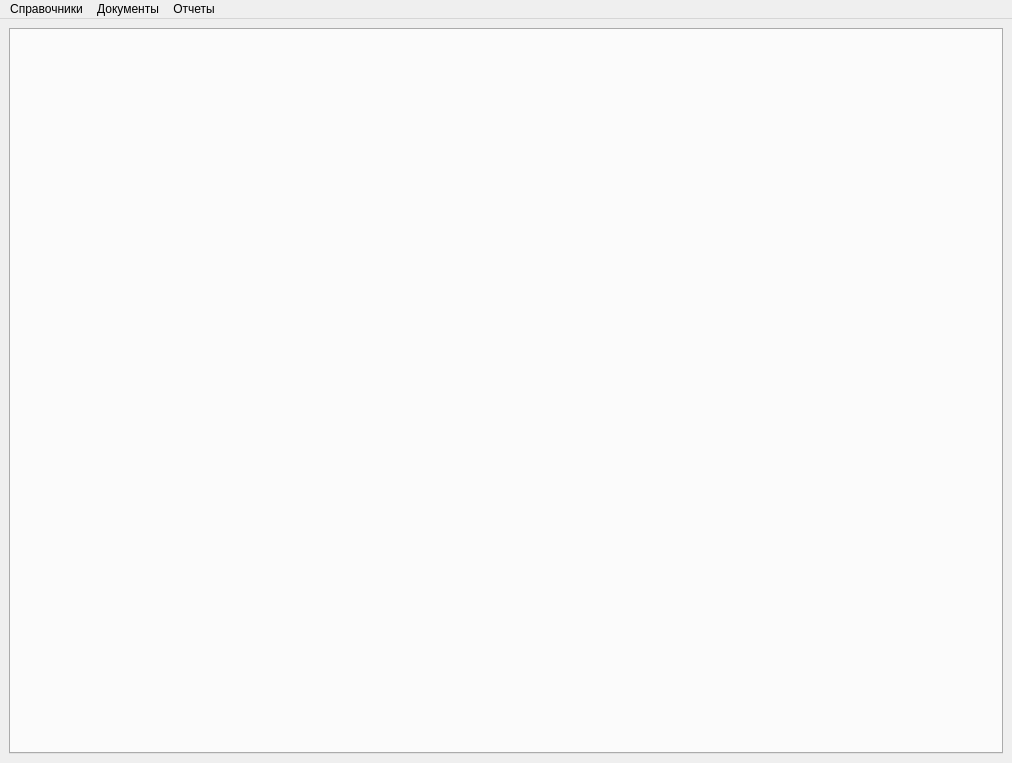
<?xml version="1.0" encoding="UTF-8"?>
<ui version="4.0">
 <class>MainWindow</class>
 <widget class="QMainWindow" name="MainWindow">
  <property name="geometry">
   <rect>
    <x>0</x>
    <y>0</y>
    <width>1012</width>
    <height>763</height>
   </rect>
  </property>
  <property name="windowTitle">
   <string>Поверка приборов</string>
  </property>
  <widget class="QWidget" name="centralwidget">
   <layout class="QVBoxLayout" name="verticalLayout">
    <item>
     <widget class="QTabWidget" name="tabWidget">
      <property name="currentIndex">
       <number>-1</number>
      </property>
      <property name="tabsClosable">
       <bool>true</bool>
      </property>
      <property name="movable">
       <bool>true</bool>
      </property>
     </widget>
    </item>
   </layout>
  </widget>
  <widget class="QMenuBar" name="menubar">
   <property name="geometry">
    <rect>
     <x>0</x>
     <y>0</y>
     <width>1012</width>
     <height>30</height>
    </rect>
   </property>
   <widget class="QMenu" name="menu">
    <property name="title">
     <string>Справочники</string>
    </property>
    <addaction name="actionDev"/>
   </widget>
   <widget class="QMenu" name="menu_2">
    <property name="title">
     <string>Документы</string>
    </property>
    <addaction name="actionVer"/>
   </widget>
   <widget class="QMenu" name="menu_3">
    <property name="title">
     <string>Отчеты</string>
    </property>
    <addaction name="actionRep"/>
   </widget>
   <addaction name="menu"/>
   <addaction name="menu_2"/>
   <addaction name="menu_3"/>
  </widget>
  <action name="actionDev">
   <property name="text">
    <string>Приборы</string>
   </property>
  </action>
  <action name="actionVer">
   <property name="text">
    <string>Поверка приборов</string>
   </property>
  </action>
  <action name="actionRep">
   <property name="text">
    <string>Отчет по срокам поверки</string>
   </property>
  </action>
 </widget>
 <resources/>
 <connections/>
</ui>
